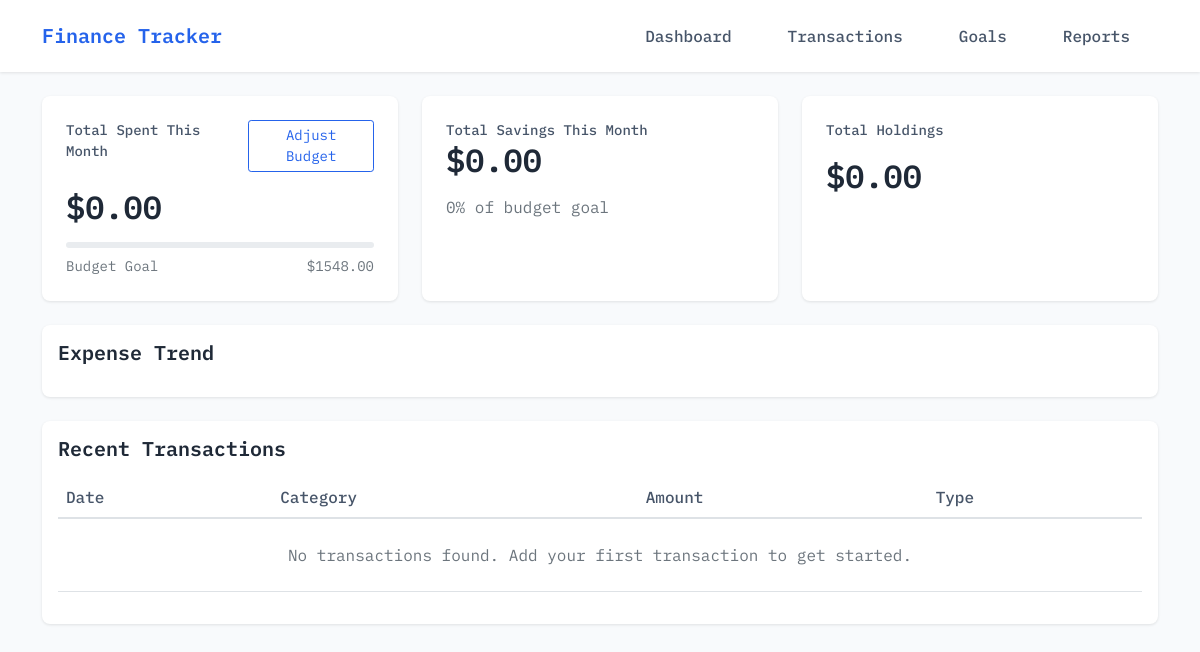
Before: / with the older database file.
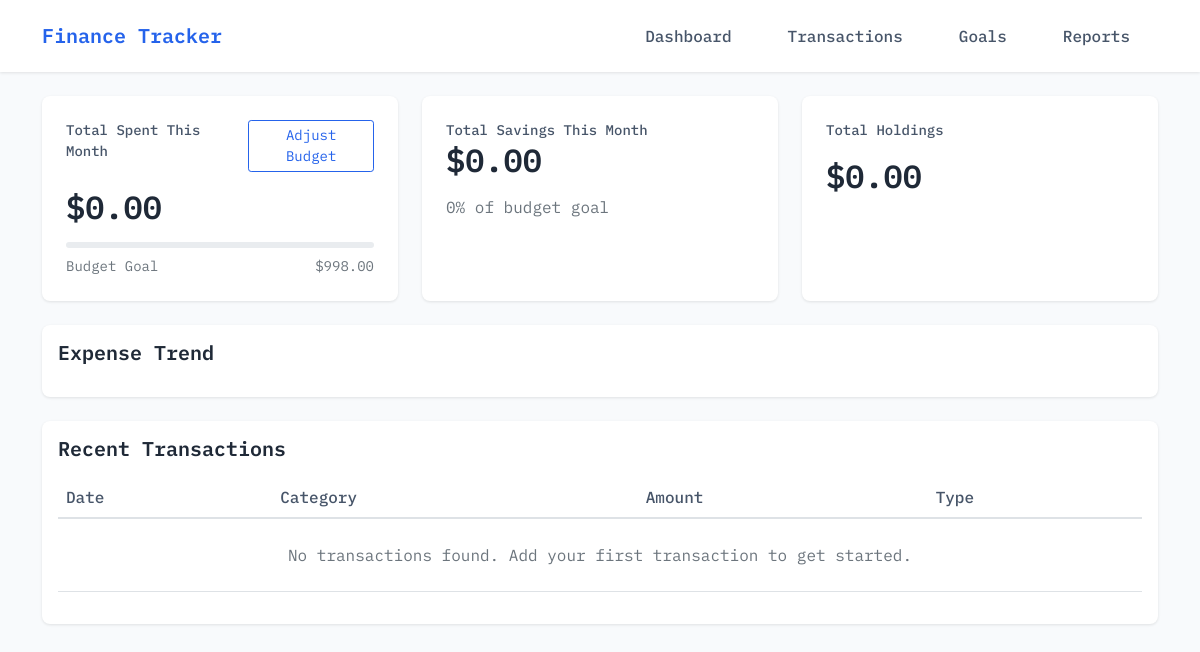
After: the same page with the newer database file.
### models.py (models this page shows, shortened)
class Budget(db.Model):
    __tablename__ = 'budget'
    id = db.Column(db.Integer, primary_key=True)
    amount = db.Column(db.Float, nullable=False)

### routes.py (the view)
    @app.route('/')
    def index():
        current_date = date.today()
        first_day_of_month = date(current_date.year, current_date.month, 1)
        last_day_of_month = date(
            current_date.year,
            current_date.month,
            calendar.monthrange(current_date.year, current_date.month)[1]
        )
        transactions = Transaction.query.order_by(Transaction.date.desc()).limit(10).all()
        total_income = sum(t.amount for t in Transaction.query.filter(
            Transaction.type == 'income',
            Transaction.date.between(first_day_of_month, last_day_of_month)
        ).all())
        total_expense = sum(t.amount for t in Transaction.query.filter(
            Transaction.type == 'expense',
            Transaction.date.between(first_day_of_month, last_day_of_month)
        ).all())
        total_savings = total_income - total_expense
        total_holdings = calculate_total_holdings()
        budget = Budget.query.first()
        budget_goal = budget.amount if budget else 1000  # Default is $1000
        line_chart_json = get_line_chart_data()
        return render_template(
            'index.html',
            transactions=transactions,
            total_spent=total_expense,
            total_savings=total_savings,
            total_holdings=total_holdings,
            budget_goal=budget_goal,
            line_chart_json=line_chart_json
        )

### utils.py (called while the page is built)
def calculate_total_holdings():
    try:
        total_income = db.session.query(
            db.func.sum(Transaction.amount)
        ).filter(Transaction.type == 'income').scalar() or 0
        total_expense = db.session.query(
            db.func.sum(Transaction.amount)
        ).filter(Transaction.type == 'expense').scalar() or 0
        goal_allocations = db.session.query(
            db.func.sum(Transaction.amount)
        ).filter(Transaction.type == 'goal').scalar() or 0
        total_holdings = total_income - (total_expense + abs(goal_allocations))
        return total_holdings
    except Exception as e:
        print(f"Error calculating total holdings: {e}")
        return 0

### templates/index.html (shortened to what this page needs)
{% extends "layout.html" %}
{% block content %}
<div class="row g-4">
    <div class="col-12">
        <div class="row g-4">
            <div class="col-md-4">
                <div class="stats-card h-100">
                    <div class="d-flex justify-content-between align-items-start mb-3">
                        <div class="stats-label">Total Spent This Month</div>
                        <button class="btn btn-sm btn-outline-primary" data-bs-toggle="modal" data-bs-target="#budgetModal">
                            Adjust Budget
                        </button>
                    </div>
                    <div class="stats-value mb-3">${{ "%.2f"|format(total_spent) }}</div>
                    <div class="progress mb-2" style="height: 6px;">
                    </div>
                    <div class="d-flex justify-content-between">
                        <small class="text-muted">Budget Goal</small>
                        <small class="text-muted">${{ "%.2f"|format(budget_goal) }}</small>
                    </div>
                </div>
            </div>
            <div class="col-md-4">
                <div class="stats-card h-100">
                    <div class="stats-label">Total Savings This Month</div>
                    <div class="stats-value mb-3">${{ "%.2f"|format(total_savings) }}</div>
                    <div class="text-muted">
                        {{ ((total_savings / budget_goal) * 100)|round|int }}% of budget goal
                    </div>
                </div>
            </div>
            <div class="col-md-4">
                <div class="stats-card h-100">
                    <div class="stats-label mb-3">Total Holdings</div>
                    <div class="stats-value">${{ "%.2f"|format(total_holdings) }}</div>
                </div>
            </div>
        </div>
    </div>
    <div class="col-12">
        <div class="card">
            <div class="card-body">
                <h2 class="section-title">Expense Trend</h2>
            </div>
        </div>
    </div>
    <div class="col-12">
        <div class="card">
            <div class="card-body">
                <h2 class="section-title">Recent Transactions</h2>
                <div class="table-responsive">
                    <table class="table">
                        <thead>
                            <tr>
                                <th>Date</th>
                                <th>Category</th>
                                <th>Amount</th>
                                <th>Type</th>
                            </tr>
                        </thead>
                        <tbody>
                            {% if not transactions %}
                            <tr>
                                <td colspan="4" class="text-center text-muted py-4">
                                    No transactions found. Add your first transaction to get started.
                                </td>
                            </tr>
                            {% endif %}
                        </tbody>
                    </table>
                </div>
            </div>
        </div>
    </div>
</div>
{% endblock %}

Changed rows visible on the page:
changed Budget: amount "1548.00" → "998.00"
